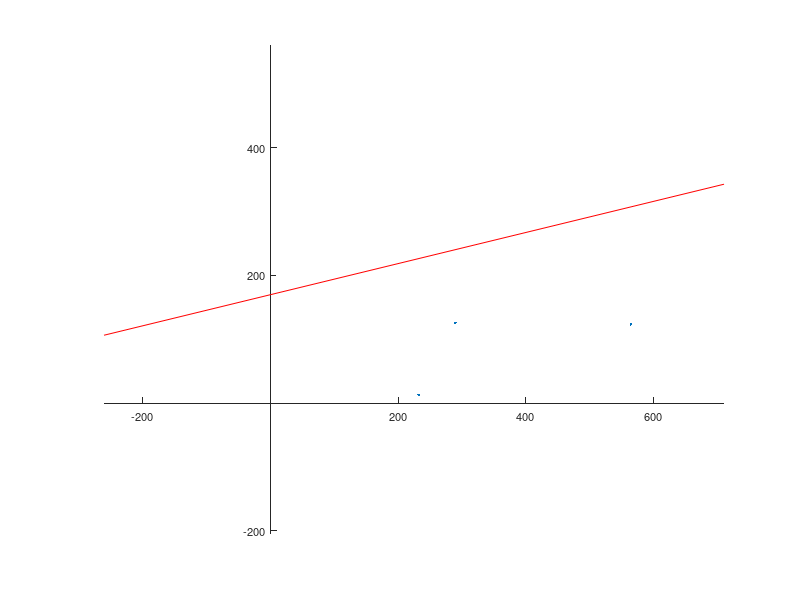

Write MATLAB code to recreate this figure.
close all

% pts = [208.13788, 409.93533;
%  403.98703, 166.20012;
%  492.69501, 11.031432];

pts = [289.59152, 125.82558;
 564.44745, 123.5111;
 231.82735, 13.047687];

means = mean(pts)
B = pts - ones (3,1)*mean(pts);

C = cov (B);
[V,~] = eig (C)

figure
axes('LineWidth',0.6,...
    'FontName','Helvetica',...
    'FontSize',8,...
    'XAxisLocation','Origin',...
    'YAxisLocation','Origin');

line(pts(:,1), pts(:,2),...
    'LineStyle','None',...
    'Marker','.');

k = 500;
% cc = -V(1,2)*means(1) - V(2,2)*means(2)
cc = (means(1) +means(2))/2
a = V(1,2);
b = V(2,2);
line([-k*a+cc k*a+cc],[-k*b+cc k*b+cc], 'Color', 'red');

axis equal

